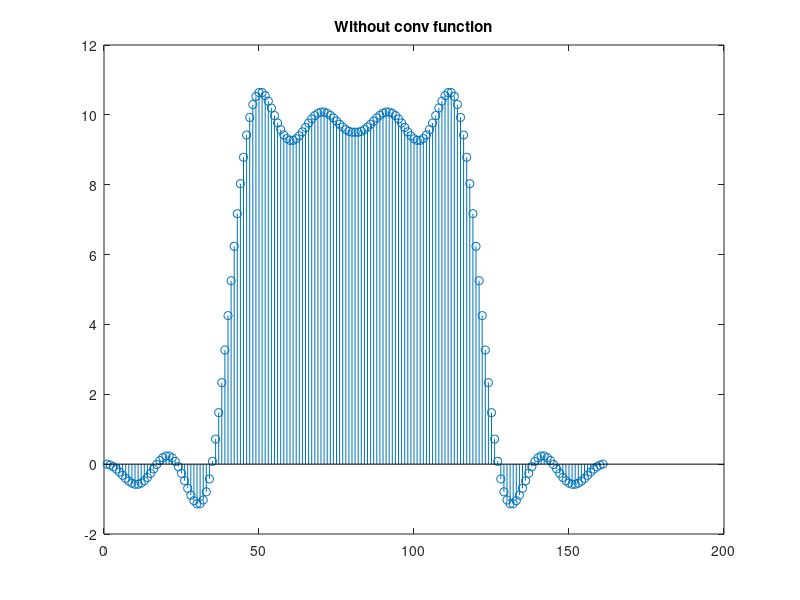
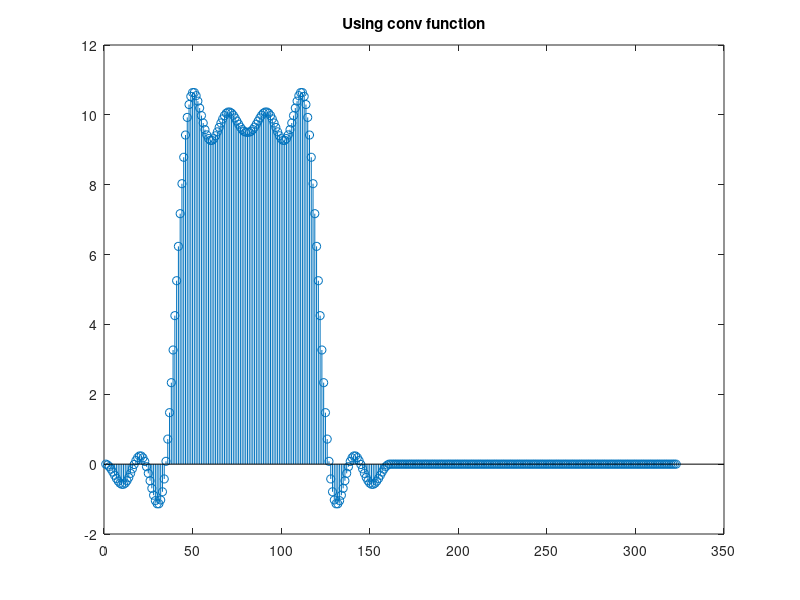

Reproduce these figures in MATLAB, in order.
clear all
clc
%% Example 2
t4 = -40:40; % Time range
X = zeros(1,length(t4)); % Input signal 
x1 = -150; x2 = 150; % Range of Input Signal
H = zeros(1,length(t4)); % Impulse Response
h1 = -50; h2 = 50; % Range of Impulse Response Signal
Y = zeros(1,length(t4)); xh1 = x1+h1; xh2 = x2+h2; % Convolution output

% Input Signal Generation
x = sin(pi*t4/10)./(pi*t4/10); x(t4==0)=1; % Generate Input Sinc Signal
h = t4./t4; h(t4==0)=1; % Generate Impulse Response
H(t4>=h1&t4<=h2) = h(t4>=h1&t4<=h2); % Fit the input signal within range
X(t4>=x1&t4<=x2) = x(t4>=x1&t4<=x2); % Fit the impulse response within range


k2=length(X);
n2=length(H);
U2=[H,zeros(1,n2)]; 
V2=[X,zeros(1,k2)]; 
for k2=1:n2+k2-1
    Y(k2)=0;
    for j2=1:k2
        if(k2-j2+1>0)
            Y(k2)=Y(k2)+U2(j2)*V2(k2-j2+1);
        else
        end
    end
end

stem(Y); figure(1);
title('Without conv function');

konvolusyon = conv(U2,V2); figure(2);
stem(konvolusyon);
title('Using conv function');